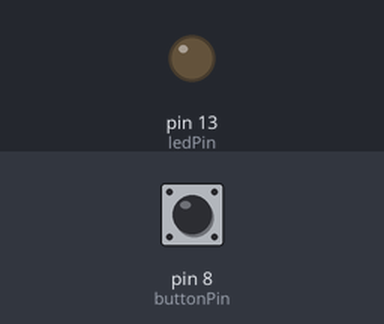
This sketch was run on a simulated Arduino Uno, built with avr-gcc and run on an emulated ATmega328P. Parts: output pins drawn as LEDs (lit = HIGH). The inputs (shaded band) are chosen by the test bench; at power-on: pin 8 (buttonPin) LOW.

Above: at 1.2 s.
1.3 s: pin 8 (buttonPin) pulled HIGH for 0.15 s
At 1.37 s:
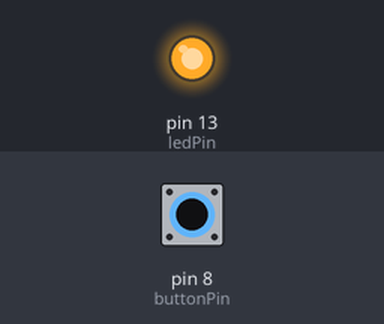
2.9 s: pin 8 (buttonPin) pulled HIGH for 3.2 s
At 7.1 s:
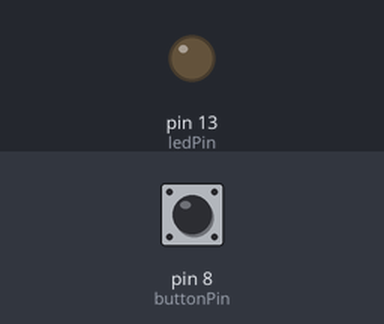
Timing chart, 0 to 8.6 s (numbered marks = the images above; inputs shaded):
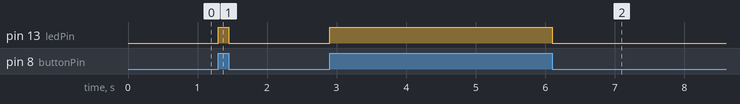

Measured:
- after the input at 1.3 s, pin 13 (ledPin): LOW → HIGH at once, → LOW 0.15 s later
- after the input at 2.9 s, pin 13 (ledPin): LOW → HIGH at once, → LOW 3.2 s later

The sketch:

workshop5.ino
```cpp
#define buttonPin 8
#define ledPin 13

void setup() {
Serial.begin(9600);
pinMode(ledPin, OUTPUT);
pinMode(buttonPin, INPUT);

}

void loop() {

bool buttonState = digitalRead(buttonPin);
if (buttonState == HIGH) {
  digitalWrite(ledPin, HIGH);
}
else {
  digitalWrite(ledPin, LOW);
}

}
```
